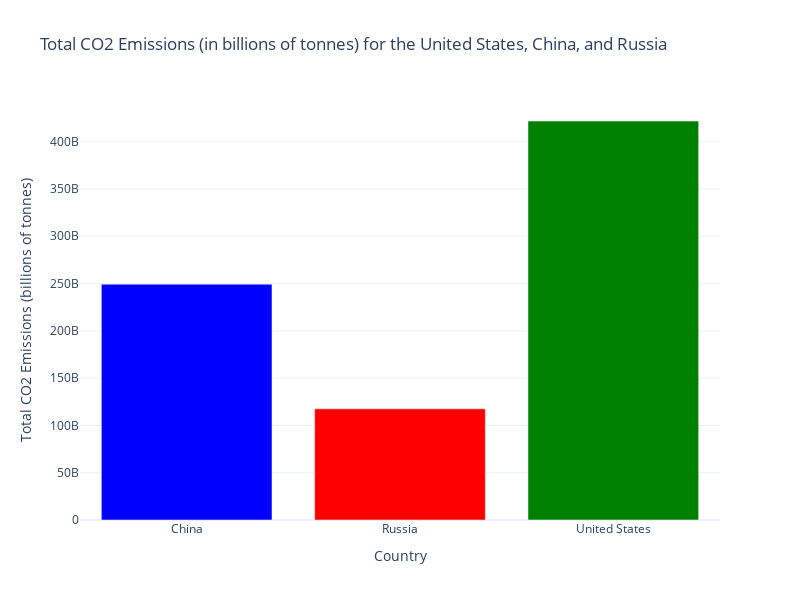

The notebook cell this image was saved under:
### Code cell
execute_code = input("Do you want to execute this code? (yes/no): ").strip().lower() == 'yes'

if execute_code:
    exec(result.data)
else:
    print("Code execution skipped.")

### Figure 1 — Plotly figure (JSON) as saved in the notebook; plotly's stock layout.template omitted (floating-point values rounded to 4 significant figures)
{"data": [{"marker": {"color": ["blue", "red", "green"]}, "type": "bar", "x": ["China", "Russia", "United States"], "y": [249400000000.0, 117500000000.0, 421900000000.0]}], "layout": {"height": 600, "title": {"text": "Total CO2 Emissions (in billions of tonnes) for the United States, China, and Russia"}, "width": 800, "xaxis": {"title": {"text": "Country"}}, "yaxis": {"title": {"text": "Total CO2 Emissions (billions of tonnes)"}}}}
